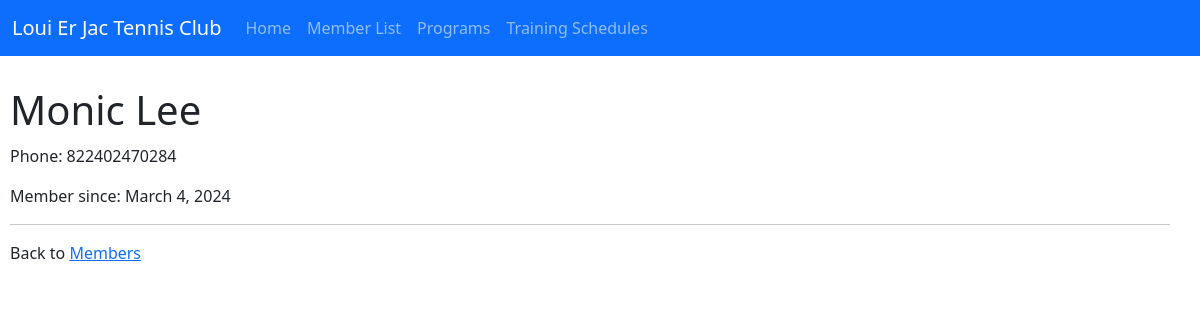
/members/details/5, run on the app's committed database.
### members/models.py (models this page shows, shortened)
class Member(models.Model):
    firstname = models.CharField(max_length=255)
    lastname = models.CharField(max_length=255)
    phone = models.IntegerField(null=True)
    joined_date = models.DateField(null=True)

### members/views.py (the view)
# urls.py: path('members/details/<int:id>', views.details, name='details'),
def details(request, id):
    mymember = Member.objects.get(id=id)
    template = loader.get_template('details.html')
    context = {
        'mymember': mymember,
    }
    return HttpResponse(template.render(context, request))

### members/templates/details.html (shortened to what this page needs)
<!DOCTYPE html>
<html>
{% extends 'master.html' %}
{% block content %}
<h1>{{mymember.firstname}} {{mymember.lastname }}</h1>
<p>Phone: {{ mymember.phone }}</p>
<p>Member since: {{ mymember.joined_date }}</p>
<hr>
<p>Back to <a href='/members'>Members</a></p>
{% endblock %}

### members/static/members/style.css (style rules this page uses)
h1 { margin-bottom: 10px; }

### data on the page
Member: firstname "Monic", lastname "Lee", phone "822402470284", joined_date "March 4, 2024"
